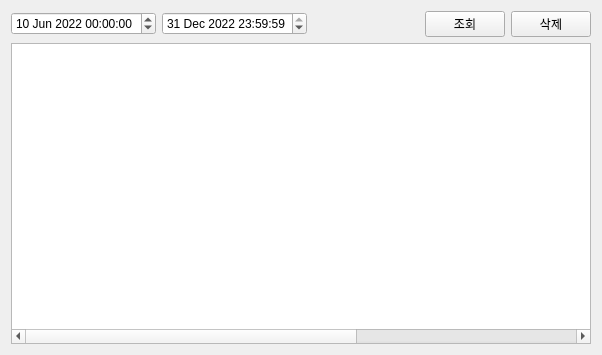
<?xml version="1.0" encoding="UTF-8"?>
<ui version="4.0">
 <class>Tab6Database</class>
 <widget class="QWidget" name="Tab6Database">
  <property name="geometry">
   <rect>
    <x>0</x>
    <y>0</y>
    <width>602</width>
    <height>355</height>
   </rect>
  </property>
  <property name="windowTitle">
   <string>Form</string>
  </property>
  <layout class="QVBoxLayout" name="verticalLayout_2" stretch="1,9">
   <item>
    <layout class="QHBoxLayout" name="horizontalLayout">
     <item>
      <widget class="QDateTimeEdit" name="pDateTimeEditFrom">
       <property name="dateTime">
        <datetime>
         <hour>0</hour>
         <minute>0</minute>
         <second>0</second>
         <year>2022</year>
         <month>6</month>
         <day>10</day>
        </datetime>
       </property>
      </widget>
     </item>
     <item>
      <widget class="QDateTimeEdit" name="pDateTimeEditTo">
       <property name="dateTime">
        <datetime>
         <hour>23</hour>
         <minute>59</minute>
         <second>59</second>
         <year>2022</year>
         <month>12</month>
         <day>31</day>
        </datetime>
       </property>
      </widget>
     </item>
     <item>
      <spacer name="horizontalSpacer">
       <property name="orientation">
        <enum>Qt::Horizontal</enum>
       </property>
       <property name="sizeHint" stdset="0">
        <size>
         <width>40</width>
         <height>20</height>
        </size>
       </property>
      </spacer>
     </item>
     <item>
      <widget class="QPushButton" name="pPBSearchButton">
       <property name="text">
        <string>조회</string>
       </property>
      </widget>
     </item>
     <item>
      <widget class="QPushButton" name="pPBDeleteButton">
       <property name="text">
        <string>삭제</string>
       </property>
      </widget>
     </item>
    </layout>
   </item>
   <item>
    <layout class="QHBoxLayout" name="horizontalLayout_2">
     <item>
      <widget class="QTableWidget" name="pTableWidget">
       <property name="frameShadow">
        <enum>QFrame::Sunken</enum>
       </property>
       <property name="verticalScrollBarPolicy">
        <enum>Qt::ScrollBarAlwaysOff</enum>
       </property>
       <property name="sizeAdjustPolicy">
        <enum>QAbstractScrollArea::AdjustIgnored</enum>
       </property>
       <property name="textElideMode">
        <enum>Qt::ElideMiddle</enum>
       </property>
       <property name="sortingEnabled">
        <bool>true</bool>
       </property>
       <property name="columnCount">
        <number>5</number>
       </property>
       <attribute name="horizontalHeaderVisible">
        <bool>false</bool>
       </attribute>
       <attribute name="horizontalHeaderCascadingSectionResizes">
        <bool>false</bool>
       </attribute>
       <attribute name="horizontalHeaderMinimumSectionSize">
        <number>40</number>
       </attribute>
       <attribute name="horizontalHeaderDefaultSectionSize">
        <number>160</number>
       </attribute>
       <attribute name="horizontalHeaderHighlightSections">
        <bool>false</bool>
       </attribute>
       <attribute name="horizontalHeaderShowSortIndicator" stdset="0">
        <bool>true</bool>
       </attribute>
       <attribute name="horizontalHeaderStretchLastSection">
        <bool>false</bool>
       </attribute>
       <attribute name="verticalHeaderCascadingSectionResizes">
        <bool>true</bool>
       </attribute>
       <attribute name="verticalHeaderMinimumSectionSize">
        <number>32</number>
       </attribute>
       <attribute name="verticalHeaderDefaultSectionSize">
        <number>32</number>
       </attribute>
       <column>
        <property name="text">
         <string>ID</string>
        </property>
       </column>
       <column>
        <property name="text">
         <string>날짜</string>
        </property>
       </column>
       <column>
        <property name="text">
         <string>조도</string>
        </property>
       </column>
       <column>
        <property name="text">
         <string>온도</string>
        </property>
       </column>
       <column>
        <property name="text">
         <string>습도</string>
        </property>
       </column>
      </widget>
     </item>
    </layout>
   </item>
  </layout>
 </widget>
 <resources/>
 <connections/>
</ui>
